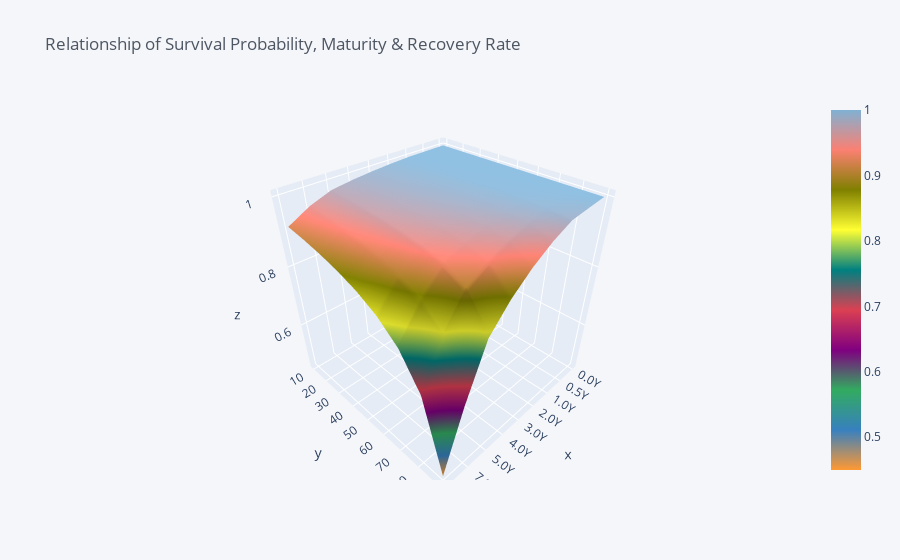

Notebook code for this chart:
### Code cell
# surface plot 
sp.iplot(kind='surface', title='Relationship of Survival Probability, Maturity & Recovery Rate')

### Figure 1 — Plotly figure (JSON) as saved in the notebook; plotly's stock layout.template omitted (floating-point values rounded to 4 significant figures)
{"data": [{"colorscale": [[0, "rgb(255, 153, 51)"], [0.1111, "rgb(55, 128, 191)"], [0.2222, "rgb(50, 171, 96)"], [0.3333, "rgb(128, 0, 128)"], [0.4444, "rgb(219, 64, 82)"], [0.5556, "rgb(0, 128, 128)"], [0.6667, "rgb(255, 255, 51)"], [0.7778, "rgb(128, 128, 0)"], [0.8889, "rgb(251, 128, 114)"], [1, "rgb(128, 177, 211)"]], "type": "surface", "x": ["0.0Y", "0.5Y", "1.0Y", "2.0Y", "3.0Y", "4.0Y", "5.0Y", "7.0Y", "10.0Y"], "y": [10, 20, 30, 40, 50, 60, 70, 80, 90], "z": [[1, 0.9993, 0.9985, 0.9954, 0.991, 0.985, 0.9763, 0.9537, 0.9193], [1, 0.9992, 0.9983, 0.9948, 0.9899, 0.9831, 0.9734, 0.9481, 0.9097], [1, 0.9991, 0.998, 0.9941, 0.9885, 0.9807, 0.9697, 0.9409, 0.8974], [1, 0.9989, 0.9977, 0.9931, 0.9865, 0.9776, 0.9647, 0.9313, 0.8812], [1, 0.9987, 0.9973, 0.9917, 0.9839, 0.9731, 0.9578, 0.9181, 0.8591], [1, 0.9984, 0.9966, 0.9897, 0.9799, 0.9665, 0.9475, 0.8985, 0.8267], [1, 0.9978, 0.9954, 0.9863, 0.9733, 0.9556, 0.9305, 0.8667, 0.7751], [1, 0.9967, 0.9932, 0.9795, 0.9602, 0.9341, 0.8973, 0.8059, 0.6802], [1, 0.9935, 0.9864, 0.9595, 0.9221, 0.8724, 0.8039, 0.6436, 0.45]]}], "layout": {"legend": {"bgcolor": "#F5F6F9", "font": {"color": "#4D5663"}}, "paper_bgcolor": "#F5F6F9", "plot_bgcolor": "#F5F6F9", "title": {"font": {"color": "#4D5663"}, "text": "Relationship of Survival Probability, Maturity & Recovery Rate"}, "xaxis": {"gridcolor": "#E1E5ED", "showgrid": true, "tickfont": {"color": "#4D5663"}, "title": {"font": {"color": "#4D5663"}, "text": ""}, "zerolinecolor": "#E1E5ED"}, "yaxis": {"gridcolor": "#E1E5ED", "showgrid": true, "tickfont": {"color": "#4D5663"}, "title": {"font": {"color": "#4D5663"}, "text": ""}, "zerolinecolor": "#E1E5ED"}}}
